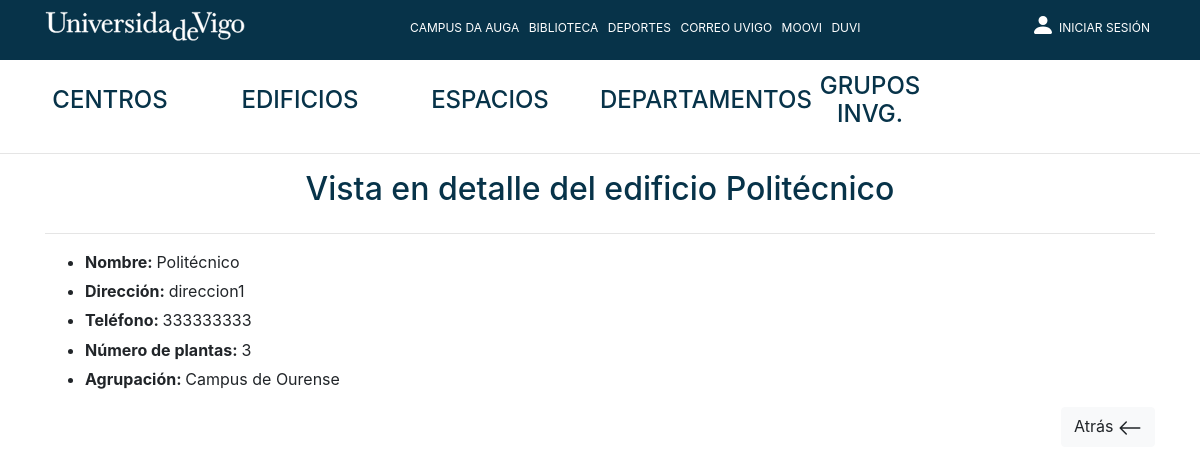
Screenshot of /Controllers/Edificio_Controller.php?action=showcurrent&edificio_id=1&agrupacion_id=1 with the database file from the repository.
### tables this page shows
CREATE TABLE `edificio` (
	`edificio_id` int NOT NULL AUTO_INCREMENT,
	`nombre_edif` VARCHAR(70) NOT NULL,
	`direccion_edif` VARCHAR(50) NOT NULL,
	`telef_edif` int NOT NULL,
	`num_plantas` int NOT NULL,
	`agrup_edificio` int,
	PRIMARY KEY (`edificio_id`)
);

CREATE TABLE `agrupacion_edificio` (
	`agrup_id` int NOT NULL AUTO_INCREMENT,
	`nombre_agrup` VARCHAR(50) NOT NULL,
	`ubicacion_agrup` VARCHAR(100) NOT NULL,
	PRIMARY KEY (`agrup_id`)
);

### Models/EDIFICIO_Model.php (called while the page is built, shortened)
<?php
include_once 'Access_DB.php';
class EDIFICIO_Model{
    private $db;
    var $edificio_id;
    var $nombre_edif;
    var $direccion_edif;
    var $telef_edif;
    var $num_plantas;
    function __construct($edificio_id,
                         $nombre_edif,
                         $direccion_edif,
                         $telef_edif,
                         $num_plantas,
                         $agrup_edificio){
        $this->edificio_id = $edificio_id;
        $this->nombre_edif = $nombre_edif;
        $this->direccion_edif = $direccion_edif;
        $this->telef_edif = $telef_edif;
        $this->num_plantas = $num_plantas;
        $this->db = PDOConnection::getInstance();
    }
    function rellenaDatos(){
        $stmt = $this->db->prepare("SELECT *
					FROM edificio
					WHERE edificio_id = ?");
        $stmt->execute(array($this->edificio_id));
        $edificio = $stmt->fetch(PDO::FETCH_ASSOC);
        if($edificio != null){
            return new EDIFICIO_Model($this->edificio_id, $edificio["nombre_edif"],$edificio["direccion_edif"],$edificio["telef_edif"],
                $edificio["num_plantas"],$edificio["agrup_edificio"]);
        }else {
            return  'Error inesperado al intentar cumplir su solicitud de consulta';
        }
    }
    public function getNombreEdif()
    {
        return $this->nombre_edif;
    }
    public function getDireccionEdif()
    {
        return $this->direccion_edif;
    }
    public function getTelefEdif()
    {
        return $this->telef_edif;
    }
    public function getNumPlantas()
    {
        return $this->num_plantas;
    }
}
?>

### Models/Access_DB.php (called while the page is built)
<?php
class PDOConnection
{
    private static $dbhost = "127.0.0.1";
    private static $dbname = "hauga";
    private static $dbuser = "admin_hauga";
    private static $dbpass = "admin_hauga";
    private static $db_singleton = null;
    public static function getInstance()
    {
        if (self::$db_singleton == null) {
            self::$db_singleton = new PDO(
                "mysql:host=" . self::$dbhost . ";dbname=" . self::$dbname . ";charset=utf8",
                self::$dbuser,
                self::$dbpass,
                array(
                    PDO::ATTR_EMULATE_PREPARES => false,
                    PDO::ATTR_ERRMODE => PDO::ERRMODE_EXCEPTION
                )
            );
        }
        return self::$db_singleton;
    }
}
?>

### Models/AGRUPACION_Model.php (called while the page is built, shortened)
<?php
include_once 'Access_DB.php';
class AGRUPACION_Model{
    private $db;
    private $agrup_id;
    function __construct($agrup_id, $nombre_agrup, $ubicacion_agrup)
    {
        $this->agrup_id = $agrup_id;
        $this->db = PDOConnection::getInstance();
    }
    function rellenaDatos(){
        $stmt = $this->db->prepare("SELECT *
                                    FROM agrupacion_edificio
                                    WHERE agrup_id = ?");
        $stmt->execute(array($this->agrup_id));
        $resultado = $stmt->fetch(PDO::FETCH_ASSOC);
        if($resultado != null){
            $this->agrup_id = $resultado["agrup_id"];
            return $resultado;
        } else {
            return 'Error';
        }
    }
}
?>

### Views/EDIFICIO_SHOWCURRENT_View.php (the view)
<?php
class EDIFICIO_SHOWCURRENT_View{
    var $edificio;
    var $agrupacion;
    function __construct($edificio, $agrupacion)
    {
        $this->edificio = $edificio;
        $this->agrupacion = $agrupacion;
        $this->render();
    }
    function render(){
        include '../Views/Header.php';
        ?>
        <div class="container">
            <?php if ($this->edificio == null){ ?>
                <div class="alert alert-danger">El edificio al que está intentando acceder no existe.</div>
            <?php } else { ?>
                <div class="row">
                    <div class="col text-center">
                        <h2 class="textoAzul">Vista en detalle del edificio <?=$this->edificio->getNombreEdif() ?></h2>
                    </div>
                </div>
                <hr>
                <ul>
                    <div class="row">
                        <div class="col text-left">
                            <li><b>Nombre: </b><?=$this->edificio->getNombreEdif()?></li>
                        </div>
                    </div>
                    <div class="row" style="padding-top: 0.5%;">
                        <div class="col text-left">
                            <li><b>Dirección: </b><?=$this->edificio->getDireccionEdif()?></li>
                        </div>
                    </div>
                    <div class="row" style="padding-top: 0.5%;">
                        <div class="col text-left">
                            <li><b>Teléfono: </b><?=$this->edificio->getTelefEdif()?></li>
                        </div>
                    </div>
                    <div class="row" style="padding-top: 0.5%;">
                        <div class="col text-left">
                            <li><b>Número de plantas: </b><?=$this->edificio->getNumPlantas()?></li>
                        </div>
                    </div>
                    <div class="row" style="padding-top: 0.5%;">
                        <div class="col text-left">
                            <li><b>Agrupación: </b><?=$this->agrupacion['nombre_agrup'] ?></li>
                        </div>
                    </div>
                </ul>
            <div class="row">
                <div class="col text-right">
                    <a id="botonAtrasCurrentUser" href="../Controllers/Edificio_Controller.php?action=showall&agrupacion_id=<?=$this->agrupacion['agrup_id']?>" class="btn btn-light">
                        Atrás
                        <svg width="1.5em" height="1.5em" viewBox="0 0 16 16" class="bi bi-arrow-left" fill="currentColor" xmlns="http://www.w3.org/2000/svg">
                            <path fill-rule="evenodd" d="M15 8a.5.5 0 0 0-.5-.5H2.707l3.147-3.146a.5.5 0 1 0-.708-.708l-4 4a.5.5 0 0 0 0 .708l4 4a.5.5 0 0 0 .708-.708L2.707 8.5H14.5A.5.5 0 0 0 15 8z"/>
                        </svg>
                    </a>
                </div>
            </div>
            </div>
        <?php } ?>
<?php
    }
}

### libraries/estilos.css (style rules this page uses)
.textoAzul { color: #073349; }

### rows the page displays
edificio: nombre_edif "Politécnico", direccion_edif "direccion1", telef_edif "333333333", num_plantas "3"
agrupacion_edificio: nombre_agrup "Campus de Ourense"
